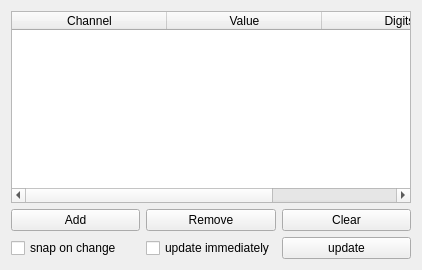
            <widget class="QWidget" name="tab_4">
             <attribute name="title">
              <string>DAQ lines</string>
             </attribute>
             <layout class="QGridLayout" name="gridLayout_17">
              <item row="2" column="2">
               <widget class="QPushButton" name="daq_update_pushButton">
                <property name="text">
                 <string>update</string>
                </property>
               </widget>
              </item>
              <item row="1" column="2">
               <widget class="QPushButton" name="clear_ch_Button">
                <property name="minimumSize">
                 <size>
                  <width>90</width>
                  <height>0</height>
                 </size>
                </property>
                <property name="maximumSize">
                 <size>
                  <width>16777215</width>
                  <height>16777215</height>
                 </size>
                </property>
                <property name="text">
                 <string>Clear</string>
                </property>
               </widget>
              </item>
              <item row="1" column="0">
               <widget class="QPushButton" name="add_ch_Button">
                <property name="minimumSize">
                 <size>
                  <width>90</width>
                  <height>0</height>
                 </size>
                </property>
                <property name="maximumSize">
                 <size>
                  <width>16777215</width>
                  <height>16777215</height>
                 </size>
                </property>
                <property name="text">
                 <string>Add</string>
                </property>
               </widget>
              </item>
              <item row="0" column="0" colspan="3">
               <widget class="QTableWidget" name="daq_channel_tableWidget">
                <property name="minimumSize">
                 <size>
                  <width>400</width>
                  <height>150</height>
                 </size>
                </property>
                <property name="editTriggers">
                 <set>QAbstractItemView::CurrentChanged</set>
                </property>
                <property name="tabKeyNavigation">
                 <bool>true</bool>
                </property>
                <property name="showDropIndicator" stdset="0">
                 <bool>false</bool>
                </property>
                <property name="dragDropOverwriteMode">
                 <bool>false</bool>
                </property>
                <property name="alternatingRowColors">
                 <bool>false</bool>
                </property>
                <property name="selectionBehavior">
                 <enum>QAbstractItemView::SelectRows</enum>
                </property>
                <property name="textElideMode">
                 <enum>Qt::ElideRight</enum>
                </property>
                <property name="showGrid">
                 <bool>true</bool>
                </property>
                <property name="gridStyle">
                 <enum>Qt::SolidLine</enum>
                </property>
                <property name="columnCount">
                 <number>3</number>
                </property>
                <attribute name="horizontalHeaderDefaultSectionSize">
                 <number>155</number>
                </attribute>
                <attribute name="verticalHeaderVisible">
                 <bool>false</bool>
                </attribute>
                <column>
                 <property name="text">
                  <string>Channel</string>
                 </property>
                </column>
                <column>
                 <property name="text">
                  <string>Value</string>
                 </property>
                </column>
                <column>
                 <property name="text">
                  <string>Digits</string>
                 </property>
                </column>
               </widget>
              </item>
              <item row="2" column="0">
               <widget class="QCheckBox" name="daq_snap_checkBox">
                <property name="text">
                 <string>snap on change</string>
                </property>
               </widget>
              </item>
              <item row="2" column="1">
               <widget class="QCheckBox" name="daq_update_immediately_checkBox">
                <property name="text">
                 <string>update immediately</string>
                </property>
               </widget>
              </item>
              <item row="1" column="1">
               <widget class="QPushButton" name="remove_ch_Button">
                <property name="minimumSize">
                 <size>
                  <width>90</width>
                  <height>0</height>
                 </size>
                </property>
                <property name="maximumSize">
                 <size>
                  <width>16777215</width>
                  <height>16777215</height>
                 </size>
                </property>
                <property name="text">
                 <string>Remove</string>
                </property>
               </widget>
              </item>
             </layout>
            </widget>
